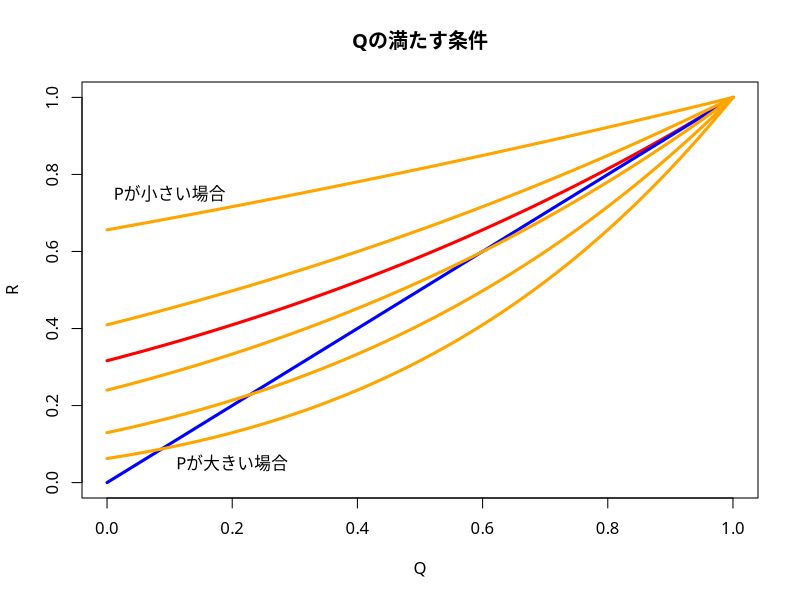
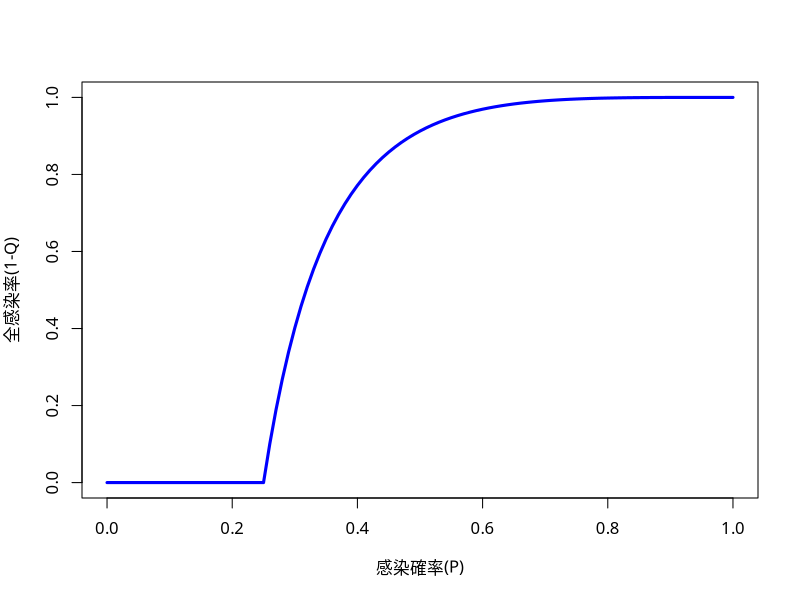

The R source for these figures, in order:
### 実験6
### 格子モデルで相転移を(近似的に)説明する

## 条件のグラフを表示
par(family="HiraginoSans-W4")
plot(c(0,1),c(0,1),type="n",xlab="Q",ylab="R")
x <- seq(0,1,length=101)
p <- 0.25 
lines(x,(p*x+(1-p))^4,col="red",lwd=3)
lines(x,x,col="blue",lwd=3)
for(p in seq(0.1,0.5,by=0.1))
    lines(x,(p*x+(1-p))^4,col="orange",lwd=3)
text(0.1,0.75,labels="Pが小さい場合")
text(0.2,0.05,labels="Pが大きい場合")
title("Qの満たす条件")

## 解を計算する
pvec <- seq(0,1,by=0.01)
f <- function(x,y){x-(y*x+(1-y))^4}
qvec <- c(rep(1,sum(pvec<=0.25)), # 0.25で相転移
          sapply(pvec[pvec>0.25], # こちらは数値的に求める
                 function(p){uniroot(f,c(0,0.99),
                                     tol=0.0001,y=p)$root}))
par(family="HiraginoSans-W4")
plot(pvec, 1-qvec, type="l",
     col="blue", lwd=3,
     xlab="感染確率(P)",ylab="全感染率(1-Q)")
